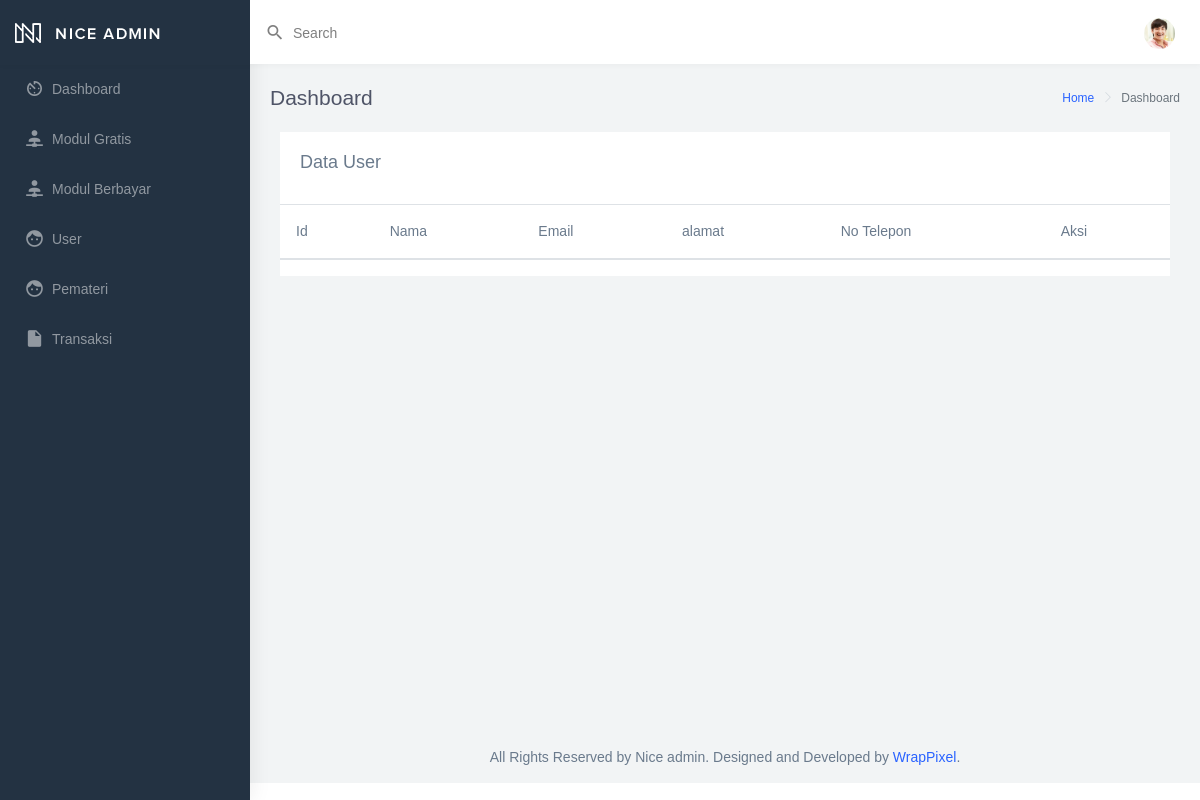
Before: /index.php/siswa with the older database file.
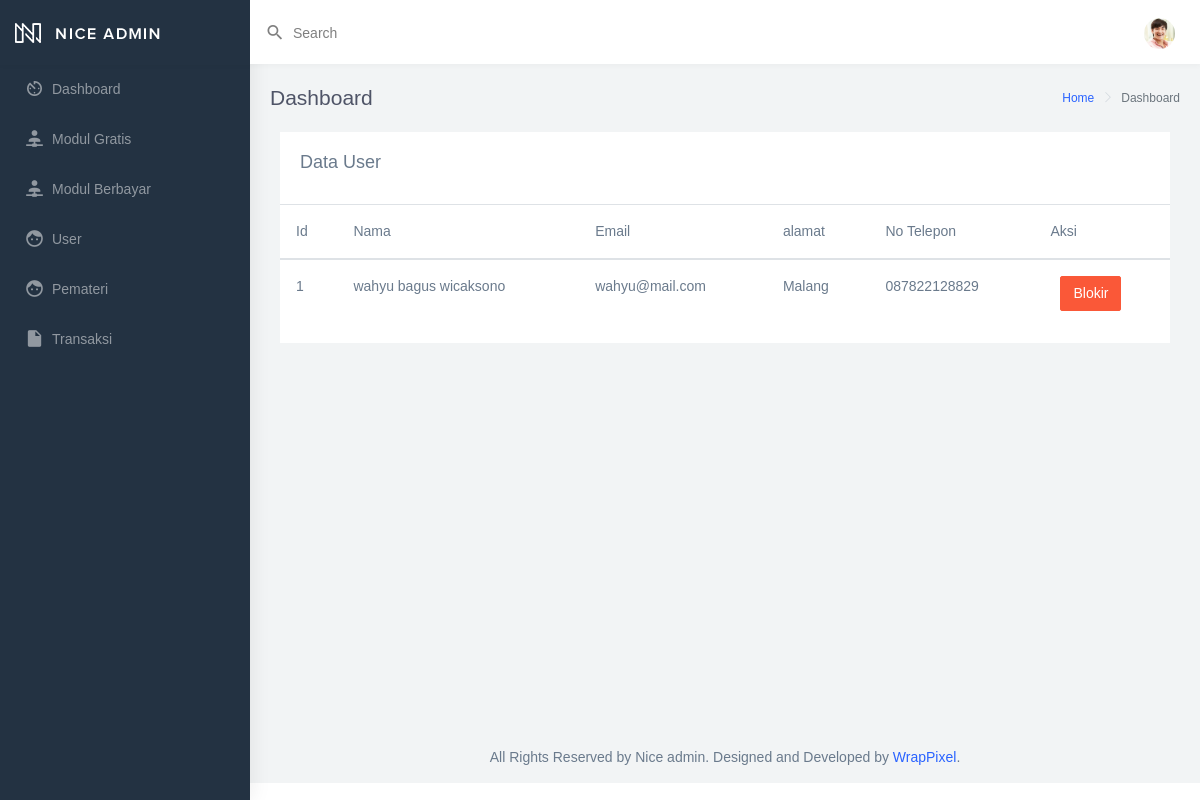
After: the same page with the newer database file.
### tables this page shows
CREATE TABLE `user` (
  `id_user` int(11) NOT NULL,
  `username` varchar(255) NOT NULL,
  `password` varchar(255) NOT NULL,
  `email` varchar(255) NOT NULL,
  `nama` varchar(255) NOT NULL,
  `alamat` text NOT NULL,
  `notelp` varchar(255) NOT NULL,
  `id_mapel` int(11) DEFAULT NULL,
  `id_level` int(11) NOT NULL
);

### application/controllers/Siswa.php (called while the page is built, shortened)
<?php
class Siswa extends CI_Controller {
	public function __construct()
	{
		$this->load->model('admin/m_siswa', 'siswa');
	}
	public function index()
	{
		$data['dataSiswa'] = $this->siswa->getsiswa();
		$data['content'] = 'admin/v_siswa';
		$this->load->view('admin/template', $data);
	}
}

### index.php (called while the page is built, shortened)
<?php
require_once BASEPATH.'core/CodeIgniter.php';

### application/models/admin/m_siswa.php (called while the page is built, shortened)
<?php
class m_siswa extends CI_Model {
	 public function getsiswa()
    {
        return $this->db->join('level', 'level.id_level=user.id_level')
       					 ->where('nama_level', 'user')->get('user')->result();
    }
}

### application/views/admin/v_siswa.php (the view, shortened to what this page needs)
<!DOCTYPE html>
<html lang="en">
<head>
</head>
<body>
	<div class="col-12">
		<div class="card">
			<div class="card-body">
				<h4 class="card-title">Data User
				</h4>
			</div>
			<div class="table-responsive">
				<table class="table table-hover">
					<thead>
						<tr>
							<th scope="col">Id</th>
							<th scope="col">Nama</th>
							<th scope="col">Email</th>
							<th scope="col">alamat</th>
							<th scope="col">No Telepon</th>
							<th scope="col">Aksi</th>
						</tr>
					</thead>
					<tbody>
						<?php
						$no = 0;
						foreach ($dataSiswa as $data) {
							$no++;
							echo '
						<tr>
						<th scope="row">' . $no . '</th>
						<td>' . $data->nama . '</td>
						<td>' . $data->email . '</td>
						<td>' . $data->alamat . '</td>
						<td>' . $data->notelp . '</td>
						<td><a style="margin-left:10px" href=' . base_url('Siswa/delete/' . $data->id_user) . ' class="btn btn-danger" onclick="return confirm(\'Anda Yakin ?\')">Blokir</a></td>
						</tr>
					';
						}
						?>
					</tbody>
				</table>
			</div>
		</div>
	</div>

### application/views/admin/template.php (shortened to what this page needs)
<!DOCTYPE html>
<html dir="ltr" lang="en">
<head>
	<link href="<?= base_url() ?>assets/assets/libs/chartist/dist/chartist.min.css" rel="stylesheet">
	<link href="<?= base_url() ?>assets/dist/css/style.min.css" rel="stylesheet">
</head>
<body>
	<div id="main-wrapper" data-navbarbg="skin6" data-theme="light" data-layout="vertical" data-sidebartype="full" data-boxed-layout="full">
		<header class="topbar" data-navbarbg="skin6">
			<nav class="navbar top-navbar navbar-expand-md navbar-light">
				<div class="navbar-header" data-logobg="skin5">
					<div class="navbar-brand">
						<a href="index.html" class="logo">
							<b class="logo-icon">
								<img src="<?= base_url() ?>assets/assets/images/logo-light-icon.png" alt="homepage" class="light-logo" />
							</b>
							<span class="logo-text">
								<img src="<?= base_url() ?>assets/assets/images/logo-light-text.png" class="light-logo" alt="homepage" />
							</span>
						</a>
					</div>
				</div>
				<div class="navbar-collapse collapse" id="navbarSupportedContent" data-navbarbg="skin6">
					<ul class="navbar-nav float-left mr-auto">
						<li class="nav-item search-box">
							<a class="nav-link waves-effect waves-dark" href="javascript:void(0)">
								<div class="d-flex align-items-center">
									<i class="mdi mdi-magnify font-20 mr-1"></i>
									<div class="ml-1 d-none d-sm-block">
										<span>Search</span>
									</div>
								</div>
							</a>
						</li>
					</ul>
					<ul class="navbar-nav float-right">
						<li class="nav-item dropdown">
							<a class="nav-link dropdown-toggle text-muted waves-effect waves-dark pro-pic" href="" data-toggle="dropdown" aria-haspopup="true" aria-expanded="false"><img src="<?= base_url() ?>assets/assets/images/users/1.jpg" alt="user" class="rounded-circle" width="31"></a>
						</li>
					</ul>
				</div>
			</nav>
		</header>
		<aside class="left-sidebar" data-sidebarbg="skin5">
			<div class="scroll-sidebar">
				<nav class="sidebar-nav">
					<ul id="sidebarnav">
						<li class="sidebar-item">
							<a class="sidebar-link waves-effect waves-dark sidebar-link" href="<?= base_url()?>DashboardAdmin" aria-expanded="false">
								<i class="mdi mdi-av-timer"></i>
								<span class="hide-menu">Dashboard</span>
							</a>
						</li>
						<li class="sidebar-item">
							<a class="sidebar-link waves-effect waves-dark sidebar-link" href="<?= base_url() ?>ModulController" aria-expanded="false">
								<i class="mdi mdi-account-network"></i>
								<span class="hide-menu">Modul Gratis</span>
							</a>
						</li>
						<li class="sidebar-item">
							<a class="sidebar-link waves-effect waves-dark sidebar-link" href="<?= base_url() ?>DashboardAdmin/modul_berbayar" aria-expanded="false">
								<i class="mdi mdi-account-network"></i>
								<span class="hide-menu">Modul Berbayar</span>
							</a>
						</li>
						<li class="sidebar-item">
							<a class="sidebar-link waves-effect waves-dark sidebar-link" href="<?= base_url() ?>Siswa" aria-expanded="false">
								<i class="mdi mdi-face"></i>
								<span class="hide-menu">User</span>
							</a>
						</li>
						<li class="sidebar-item">
							<a class="sidebar-link waves-effect waves-dark sidebar-link" href="<?= base_url()?>guru" aria-expanded="false">
								<i class="mdi mdi-face"></i>
								<span class="hide-menu">Pemateri</span>
							</a>
						</li>
						<li class="sidebar-item">
							<a class="sidebar-link waves-effect waves-dark sidebar-link" href="<?= base_url()?>adminTransaksi" aria-expanded="false">
								<i class="mdi mdi-file"></i>
								<span class="hide-menu">Transaksi</span>
							</a>
						</li>
					</ul>
				</nav>
			</div>
		</aside>
		<div class="page-wrapper">
			<div class="page-breadcrumb">
				<div class="row">
					<div class="col-5 align-self-center">
						<h4 class="page-title">Dashboard</h4>
					</div>
					<div class="col-7 align-self-center">
						<div class="d-flex align-items-center justify-content-end">
							<nav aria-label="breadcrumb">
								<ol class="breadcrumb">
									<li class="breadcrumb-item">
										<a href="#">Home</a>
									</li>
									<li class="breadcrumb-item active" aria-current="page">Dashboard</li>
								</ol>
							</nav>
						</div>
					</div>
				</div>
			</div>
			<div class="container-fluid">
				<?php
				$this->load->view($content);
				?>
			</div>
			<footer class="footer text-center">
				All Rights Reserved by Nice admin. Designed and Developed by
				<a href="https://wrappixel.com">WrapPixel</a>.
			</footer>
		</div>
	</div>
</body>
</html>

Changed rows visible on the page:
added user: nama "wahyu bagus wicaksono", email "wahyu@mail.com", alamat "Malang", notelp "087822128829"
